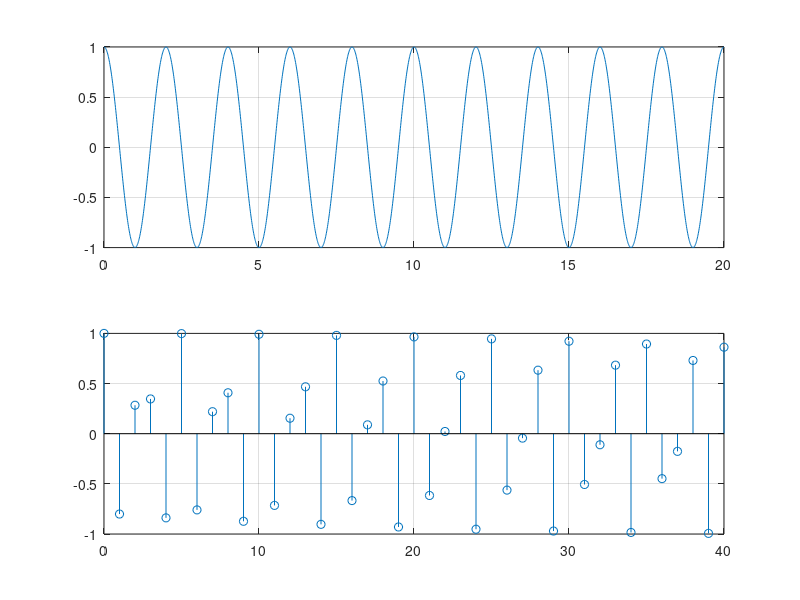

Write MATLAB code to recreate this figure.
% periodical continuous time signal
t = 0:0.01:20;
f0=0.5;
T0 = 1/f0;
x_t=cos(2*pi*f0*t); 


% periodical discrete time signal
n = 0:40;
fs=0.4*pi; % atleast fs >= 2*f0 to sampling all
Ts=1/fs;  
x_n=cos(2*pi*n*Ts/T0); 
% periodic when sample number(Ts/T0) be rational 




subplot(2,1,1);
axis([-20 20 -1 1]);
plot(t,x_t);
grid("on")

subplot(2,1,2);
axis([-40 40 -1 1]);
stem(n,x_n);
grid("on")

